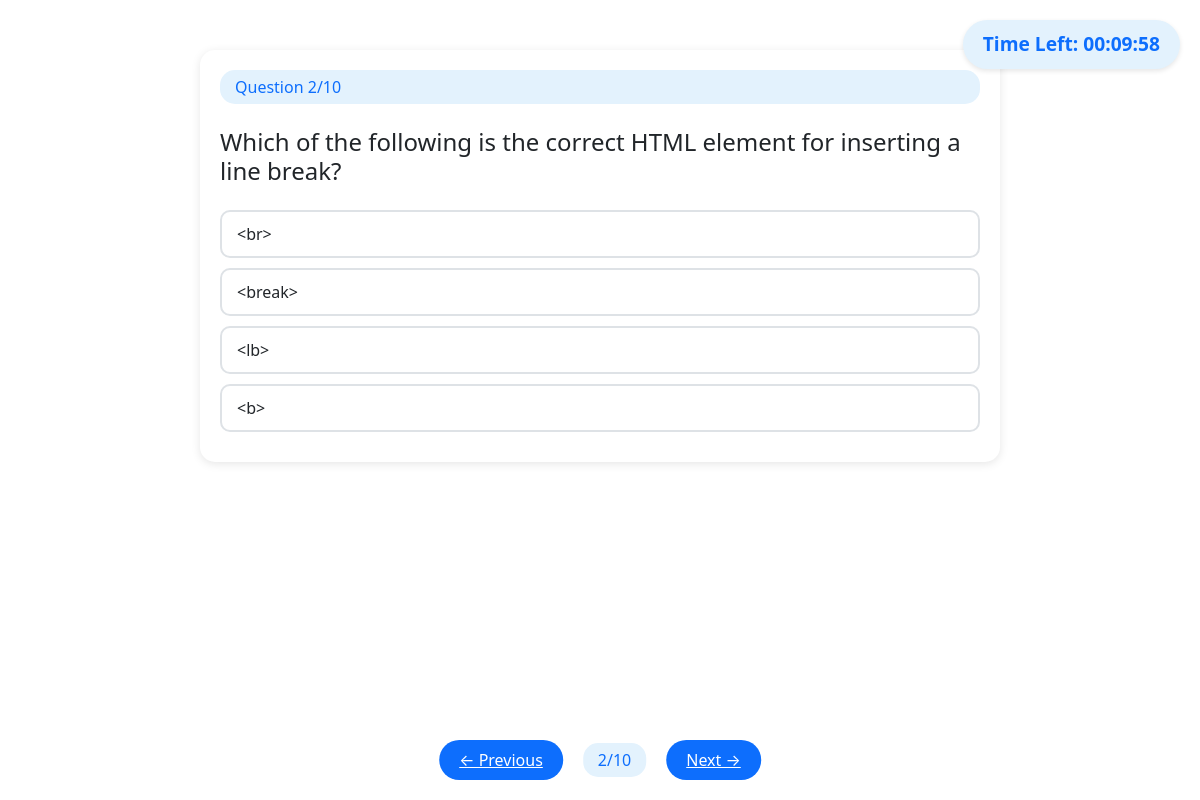
/quiz/1?q=1, run on an earlier commit of the app's database.
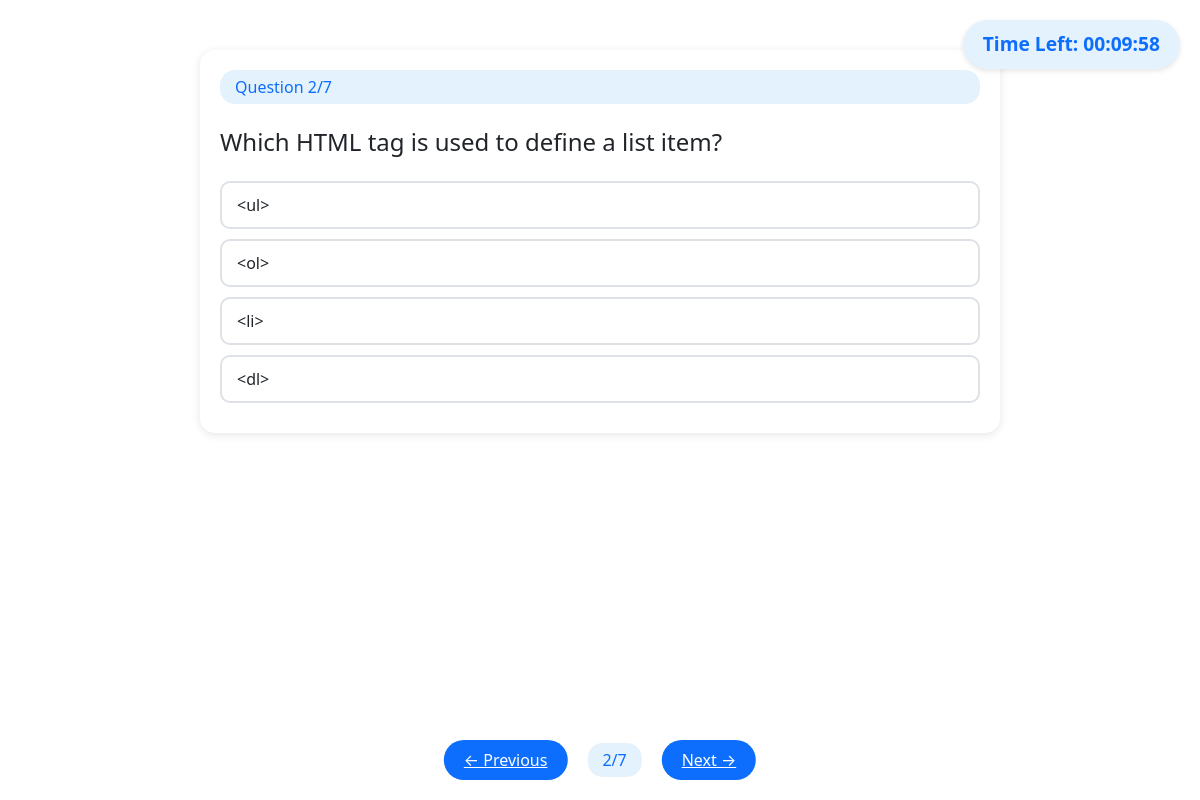
And on a later commit of the database.
### tables this page shows
CREATE TABLE questions (
            id INTEGER PRIMARY KEY AUTOINCREMENT,
            quiz_id INTEGER NOT NULL,
            question_statement TEXT NOT NULL,
            option1 TEXT NOT NULL,
            option2 TEXT NOT NULL,
            option3 TEXT NOT NULL,
            option4 TEXT NOT NULL,
            correct_option INTEGER NOT NULL,
            FOREIGN KEY (quiz_id) REFERENCES quizzes (id) ON DELETE CASCADE
        );

### app.py (the view)
@app.route('/quiz/<int:quiz_id>')
def quiz(quiz_id):
    try:
        current_q = request.args.get('q', 0, type=int)
        quiz = get_quiz_by_id(quiz_id)
        if not quiz:
            flash('Quiz not found.', 'error')
            return redirect(url_for('dashboard'))
        questions = get_quiz_questions(quiz_id)
        if not questions:
            flash('No questions found for this quiz.', 'error')
            return redirect(url_for('dashboard'))
        total_questions = len(questions)
        if current_q >= total_questions:
            flash('Invalid question number.', 'error')
            return redirect(url_for('dashboard'))
        if 'current_quiz' not in session:
            session['current_quiz'] = {
                'quiz_id': quiz_id,
                'start_time': datetime.now().strftime('%Y-%m-%d %H:%M:%S')
            }
        return render_template('quiz.html',
                             quiz=quiz,
                             questions=questions,
                             current_q=current_q,
                             total_questions=total_questions)
    except Exception as e:
        flash(f'Error loading quiz: {str(e)}', 'error')
        return redirect(url_for('dashboard'))

### Models/database.py (called while the page is built)
def get_db_connection():
    conn = sqlite3.connect(DATABASE_PATH)
    conn.row_factory = sqlite3.Row  # Enables column access by name
    return conn

### Models/models.py (called while the page is built)
def dict_factory(cursor, row):
    d = {}
    for idx, col in enumerate(cursor.description):
        d[col[0]] = row[idx]
    return d

def get_quiz_questions(quiz_id):
    conn = get_db_connection()
    conn.row_factory = dict_factory
    cursor = conn.cursor()
    try:
        cursor.execute("""
            SELECT
                id,
                question_statement,
                option1,
                option2,
                option3,
                option4,
                correct_option
            FROM questions
            WHERE quiz_id = ?
            ORDER BY id
        """, (quiz_id,))
        questions = cursor.fetchall()
        return questions
    except Exception as e:
        print(f"Error retrieving questions: {e}")
        return []
    finally:
        conn.close()

### templates/quiz.html (shortened to what this page needs)
{% extends "base.html" %}
{% block head %}
    <link rel="stylesheet" type="text/css" href="{{ url_for('static', filename='css/quiz.css') }}">
{% endblock %}
{% block content %}
    <div class="timer" id="timer">Time Left: 00:00:00</div>
    <form method="POST" action="{{ url_for('submit_quiz', quiz_id=quiz.id) }}" id="quizForm">
        <div class="question-container">
            <div class="question-number">Question {{ current_q + 1 }}/{{ total_questions }}</div>
            <h4 class="mt-4 mb-4">{{ questions[current_q].question_statement }}</h4>
            {% for i in range(1, 5) %}
            <div class="option">
                <label class="option-label" for="option{{ i }}">
                    {{ questions[current_q]['option' ~ i] }}
                </label>
            </div>
            {% endfor %}
        </div>
        <div class="question-nav">
            <a href="{{ url_for('quiz', quiz_id=quiz.id, q=(current_q-1)) }}"
               class="nav-arrow {% if current_q == 0 %}disabled{% endif %}"
               onclick="saveAnswer()">
                ← Previous
            </a>
            <span class="question-number">{{ current_q + 1 }}/{{ total_questions }}</span>
            {% if current_q + 1 < total_questions %}
                <a href="{{ url_for('quiz', quiz_id=quiz.id, q=(current_q+1)) }}"
                   class="nav-arrow"
                   onclick="saveAnswer()">
                    Next →
                </a>
            {% else %}
                <button type="submit" class="submit-btn" onclick="submitQuiz()">Submit Quiz</button>
            {% endif %}
        </div>
    </form>
{% endblock %}

What changed in the data, as far as the page shows it:
no longer on this page (row edited): questions: question_statement "Which of the following is the correct HTML element for inserting a line break?", option1 "<br>" "<break>" "<lb>" "<b>"
now on this page (row unchanged): questions: question_statement "Which HTML tag is used to define a list item?", option1 "<ul>" "<ol>" "<li>" "<dl>"
Also different on the page:
{{ total_questions }}: "10" → "7"
